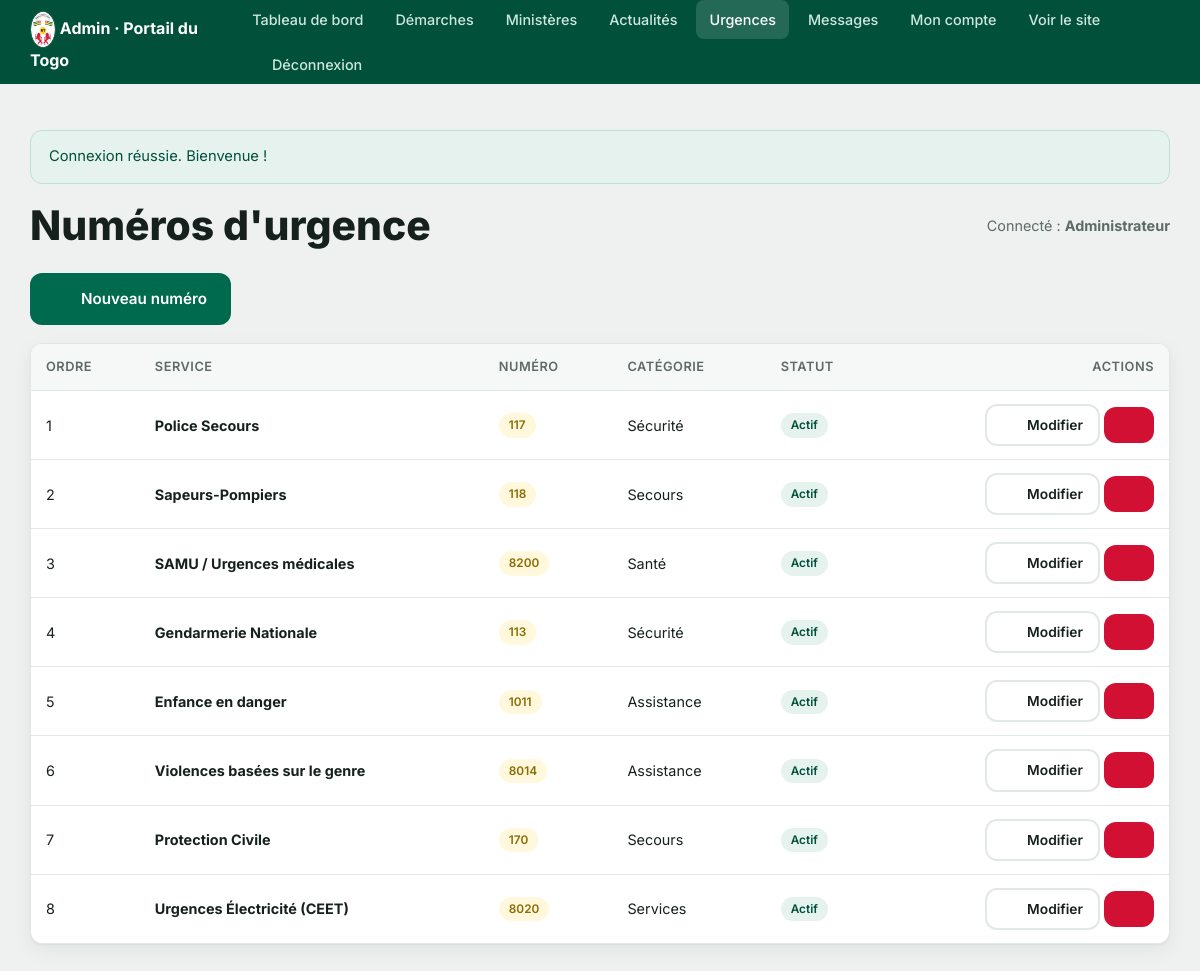
/admin/urgences.php (signed in), run on the app's committed database.
### tables this page shows
CREATE TABLE `urgences` (
  `id`          INT AUTO_INCREMENT PRIMARY KEY,
  `nom`         VARCHAR(150) NOT NULL,
  `numero`      VARCHAR(40)  NOT NULL,
  `categorie`   VARCHAR(80)  DEFAULT 'Urgence',
  `description` VARCHAR(300) DEFAULT NULL,
  `icone`       VARCHAR(60)  DEFAULT 'phone',
  `ordre`       INT DEFAULT 0,
  `actif`       TINYINT(1) DEFAULT 1
);

### config/database.php (called while the page is built, shortened)
<?php
function db(): PDO
{
    static $pdo = null;
    if ($pdo === null) {
        $dsn = 'mysql:host=' . DB_HOST . ';port=' . DB_PORT . ';dbname=' . DB_NAME . ';charset=' . DB_CHARSET;
        $options = [
            PDO::ATTR_ERRMODE            => PDO::ERRMODE_EXCEPTION,
            PDO::ATTR_DEFAULT_FETCH_MODE => PDO::FETCH_ASSOC,
            PDO::ATTR_EMULATE_PREPARES   => false,
        ];
        try {
            $pdo = new PDO($dsn, DB_USER, DB_PASS, $options);
        } catch (PDOException $e) {
            if (DEBUG) {
                die('Erreur de connexion à la base de données : ' . $e->getMessage());
            }
            die('Le service est temporairement indisponible. Merci de réessayer plus tard.');
        }
    }
    return $pdo;
}

### admin/urgences.php (the view, shortened to what this page needs)
<?php
require_once __DIR__ . '/includes/auth.php';
    ?>
    <?php
$rows = db()->query('SELECT * FROM urgences ORDER BY ordre, nom')->fetchAll();
admin_header("Numéros d'urgence", 'urgences');
?>
<div style="margin-bottom:18px">
    <a class="btn btn--green" href="<?= url('admin/urgences.php?action=new') ?>"><?= icon('plus', 18) ?> Nouveau numéro</a>
</div>
<div class="table-wrap">
    <table class="data">
        <thead><tr><th>Ordre</th><th>Service</th><th>Numéro</th><th>Catégorie</th><th>Statut</th><th style="text-align:right">Actions</th></tr></thead>
        <tbody>
        <?php foreach ($rows as $r): ?>
            <tr>
                <td><?= (int) $r['ordre'] ?></td>
                <td><strong><?= e($r['nom']) ?></strong></td>
                <td><span class="pill pill--online"><?= e($r['numero']) ?></span></td>
                <td><?= e($r['categorie']) ?></td>
                <td><?= $r['actif'] ? '<span class="pill pill--on">Actif</span>' : '<span class="pill pill--off">Inactif</span>' ?></td>
                <td class="actions">
                    <a class="btn btn--ghost btn--sm" href="<?= url('admin/urgences.php?action=edit&id=' . (int) $r['id']) ?>"><?= icon('edit', 16) ?> Modifier</a>
                    <a class="btn btn--danger btn--sm" data-confirm="Supprimer ce numéro ?"
                       href="<?= url('admin/urgences.php?action=delete&id=' . (int) $r['id'] . '&csrf=' . urlencode(csrf_token())) ?>"><?= icon('trash', 16) ?></a>
                </td>
            </tr>
        <?php endforeach; ?>
        </tbody>
    </table>
</div>
<?php admin_footer(); ?>

### admin/includes/auth.php (shortened to what this page needs)
<?php
require_once __DIR__ . '/../../includes/functions.php';
function current_admin(): ?array
{
    static $admin = null;
    if ($admin === null) {
        $stmt = db()->prepare('SELECT * FROM admins WHERE id = ? LIMIT 1');
        $stmt->execute([$_SESSION['admin_id']]);
        $admin = $stmt->fetch() ?: null;
    }
    return $admin;
}
function admin_header(string $title, string $active = ''): void
{
    $admin = current_admin();
    $nav = [
        'dashboard'  => 'Tableau de bord',
        'demarches'  => 'Démarches',
        'ministeres' => 'Ministères',
        'actualites' => 'Actualités',
        'urgences'   => 'Urgences',
        'messages'   => 'Messages',
        'compte'     => 'Mon compte',
    ];
    ?>
    <!DOCTYPE html>
    <html lang="fr">
    <head>
        <link rel="stylesheet" href="<?= asset('css/style.css') ?>">
    </head>
    <body class="admin">
    <div class="admin__bar">
        <div class="container">
            <strong><?= togo_emblem(26) ?> Admin · <?= e(SITE_NAME) ?></strong>
            <nav>
                <?php foreach ($nav as $key => $label): ?>
                    <a href="<?= url('admin/' . ($key === 'dashboard' ? 'index.php' : $key . '.php')) ?>"
                       class="<?= $active === $key ? 'is-active' : '' ?>"><?= e($label) ?></a>
                <?php endforeach; ?>
                <a href="<?= url('index.php') ?>" target="_blank">Voir le site</a>
                <a href="<?= url('admin/logout.php') ?>"><?= icon('logout', 16) ?> Déconnexion</a>
            </nav>
        </div>
    </div>
    <div class="admin__wrap">
        <div class="container">
            <?php foreach (get_flashes() as $flash): ?>
                <div class="alert alert--<?= e($flash['type']) ?>"><?= e($flash['message']) ?></div>
            <?php endforeach; ?>
            <div class="admin__head">
                <h1 style="margin:0"><?= e($title) ?></h1>
                <?php if ($admin): ?>
                    <span style="color:var(--muted);font-size:.9rem">Connecté : <strong><?= e($admin['nom_complet'] ?: $admin['username']) ?></strong></span>
                <?php endif; ?>
            </div>
    <?php
}
function admin_footer(): void
{
    ?>
        </div>
    </div>
    </body>
    </html>
    <?php
}

### includes/functions.php (shortened to what this page needs)
<?php
require_once __DIR__ . '/../config/database.php';
function e(?string $value): string
{
    return htmlspecialchars((string) $value, ENT_QUOTES | ENT_SUBSTITUTE, 'UTF-8');
}
function url(string $path = ''): string
{
    return rtrim(BASE_URL, '/') . '/' . ltrim($path, '/');
}
function asset(string $path): string
{
    return url('assets/' . ltrim($path, '/'));
}
function csrf_token(): string
{
    return $_SESSION['csrf'];
}
function get_flashes(): array
{
    $f = $_SESSION['flash'] ?? [];
    return $f;
}
function icon(string $name, int $size = 24, string $class = ''): string
{
    $p = $paths[$name] ?? $paths['folder'];
    $cls = $class ? ' class="' . e($class) . '"' : '';
    return '<svg' . $cls . ' xmlns="http://www.w3.org/2000/svg" width="' . $size . '" height="' . $size
        . '" viewBox="0 0 24 24" fill="none" stroke="currentColor" stroke-width="1.8" '
        . 'stroke-linecap="round" stroke-linejoin="round" aria-hidden="true">' . $p . '</svg>';
}
function togo_emblem(int $w = 40, string $class = 'emblem'): string
{
    $ratio = 1080 / 750;
    $h = (int) round($w * $ratio);
    return '<img class="' . e($class) . '" src="' . asset('img/armoiries-togo.svg')
        . '" width="' . $w . '" height="' . $h . '" alt="Armoiries de la République Togolaise" '
        . 'decoding="async">';
}

### assets/css/style.css (style rules this page uses)
:root { --green: #006a4e; --green-dark: #00503a; --green-light: #e6f2ee; --yellow: #ffce00; --yellow-light: #fff8dd; --red: #d21034; --red-light: #fde8ec; --ink: #16211d; --muted: #5c6b65; --line: #e2e8e5; --bg: #f6f8f7; --white: #ffffff; --radius: 12px; --radius-sm: 8px; --shadow: 0 1px 2px rgba(16, 40, 32, .06), 0 6px 20px rgba(16, 40, 32, .06); --shadow-lg: 0 12px 40px rgba(16, 40, 32, .14); --container: 1180px; --font: 'Inter', system-ui, -apple-system, 'Segoe UI', Roboto, Helvetica, Arial, sans-serif; }
* { box-sizing: border-box; }
html { scroll-behavior: smooth; }
body { margin: 0; font-family: var(--font); color: var(--ink); background: var(--bg); line-height: 1.6; -webkit-font-smoothing: antialiased; }
img { max-width: 100%; display: block; }
a { color: var(--green); text-decoration: none; }
h1, h2, h3, h4 { line-height: 1.25; color: var(--ink); margin: 0 0 .5em; }
h1 { font-size: clamp(1.7rem, 3.4vw, 2.6rem); font-weight: 800; }
.container { width: 100%; max-width: var(--container); margin: 0 auto; padding: 0 20px; }
.emblem { display: inline-block; vertical-align: middle; }
.btn { display: inline-flex; align-items: center; gap: 9px; padding: 12px 22px; border-radius: var(--radius); font-weight: 600; font-family: inherit; font-size: .95rem; border: 2px solid transparent; cursor: pointer; transition: transform .12s, background .15s, box-shadow .15s; text-align: center; }
.btn--green { background: var(--green); color: #fff; }
.btn--ghost { background: var(--white); border-color: var(--line); color: var(--ink); }
.btn--sm { padding: 8px 15px; font-size: .86rem; }
.btn--danger { background: var(--red); color: #fff; }
.alert { padding: 14px 18px; border-radius: var(--radius); margin: 16px 0; border: 1px solid; font-size: .92rem; }
.alert--success { background: var(--green-light); border-color: #bfe0d4; color: var(--green-dark); }
.admin { background: #eef1f0; }
.admin__bar { background: var(--green-dark); color: #fff; }
.admin__bar .container { display: flex; align-items: center; justify-content: space-between; gap: 16px; min-height: 62px; }
.admin__bar strong { color: #fff; }
.admin__bar nav { display: flex; gap: 6px; flex-wrap: wrap; }
.admin__bar nav a { color: #cfe6dd; padding: 8px 13px; border-radius: var(--radius-sm); font-size: .9rem; font-weight: 500; }
.admin__bar nav a:hover, .admin__bar nav a.is-active { background: rgba(255,255,255,.14); color: #fff; text-decoration: none; }
.admin__wrap { padding: 30px 0 60px; }
.admin__head { display: flex; align-items: center; justify-content: space-between; gap: 16px; margin-bottom: 22px; flex-wrap: wrap; }
.table-wrap { background: var(--white); border: 1px solid var(--line); border-radius: var(--radius); box-shadow: var(--shadow); overflow-x: auto; }
table.data { width: 100%; border-collapse: collapse; font-size: .9rem; }
table.data th, table.data td { padding: 13px 15px; text-align: left; border-bottom: 1px solid var(--line); vertical-align: middle; }
table.data th { background: var(--bg); font-weight: 600; font-size: .8rem; text-transform: uppercase; letter-spacing: .04em; color: var(--muted); white-space: nowrap; }
table.data tr:last-child td { border-bottom: 0; }
table.data td.actions { white-space: nowrap; text-align: right; }
.pill { font-size: .74rem; font-weight: 600; padding: 3px 10px; border-radius: 100px; display: inline-block; }
.pill--on { background: var(--green-light); color: var(--green-dark); }
.pill--online { background: var(--yellow-light); color: #8a6d00; }
svg { vertical-align: middle; }
.table-wrap { -webkit-overflow-scrolling: touch; }

### data on the page
urgences: ordre "1", nom "Police Secours", numero "117", categorie "Sécurité", actif "Actif"
urgences: ordre "2", nom "Sapeurs-Pompiers", numero "118", categorie "Secours", actif "Actif"
urgences: ordre "3", nom "SAMU / Urgences médicales", numero "8200", categorie "Santé", actif "Actif"
urgences: ordre "4", nom "Gendarmerie Nationale", numero "113", categorie "Sécurité", actif "Actif"
urgences: ordre "5", nom "Enfance en danger", numero "1011", categorie "Assistance", actif "Actif"
urgences: ordre "6", nom "Violences basées sur le genre", numero "8014", categorie "Assistance", actif "Actif"
urgences: ordre "7", nom "Protection Civile", numero "170", categorie "Secours", actif "Actif"
urgences: ordre "8", nom "Urgences Électricité (CEET)", numero "8020", categorie "Services", actif "Actif"

### other printed values
SITE_NAME "Portail du Togo"
$label "Tableau de bord"
$label "Démarches"
$label "Ministères"
$label "Actualités"
$label "Urgences"
$label "Messages"
$label "Mon compte"
$flash['message'] "Connexion réussie. Bienvenue !"
$title "Numéros d'urgence"
$admin['nom_complet'] ?: $admin['username'] "Administrateur"
